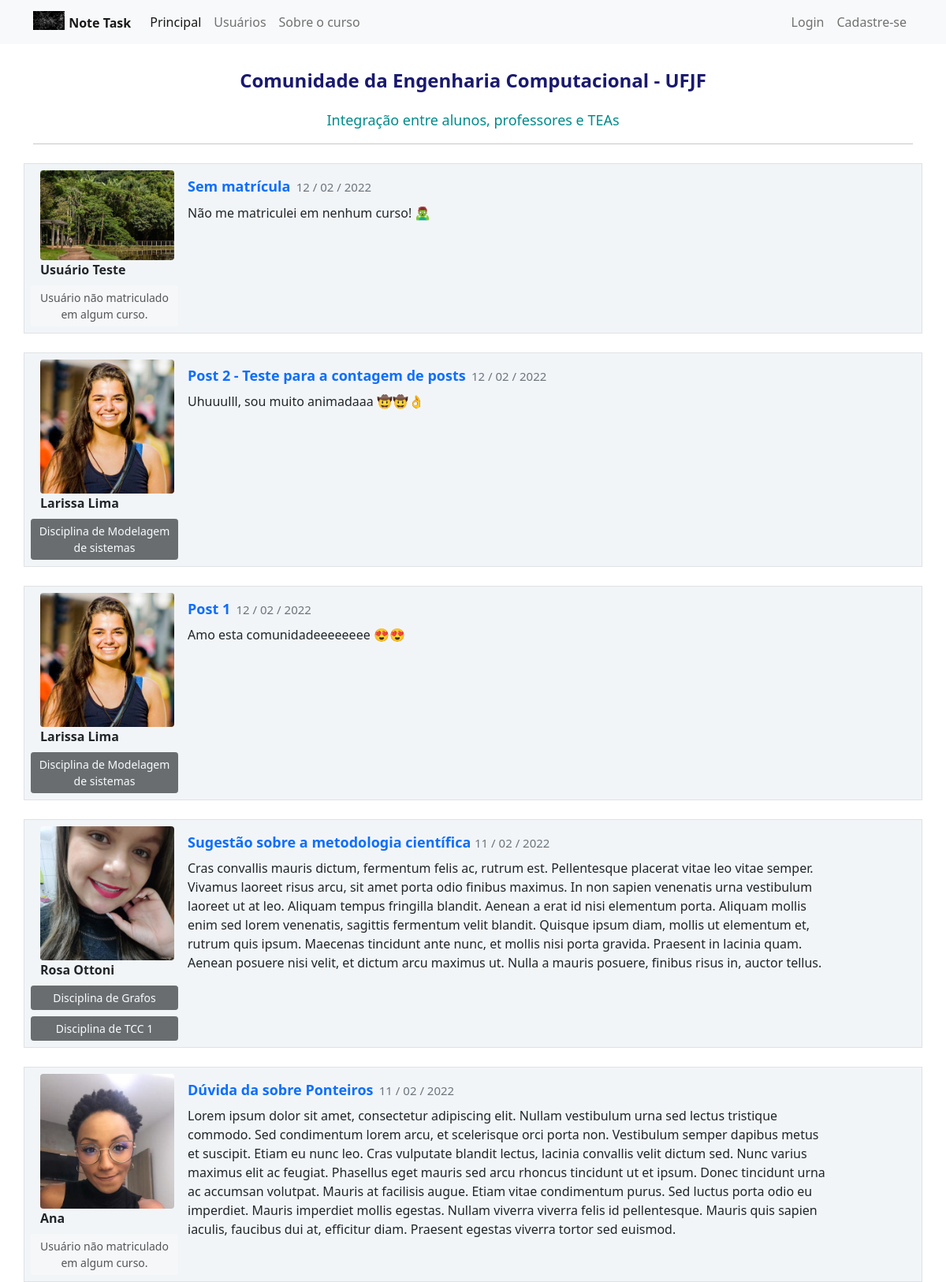
The page / on the database its author committed.
### general_system/models.py (models this page shows, shortened)
class Post(data_base.Model):
    id = data_base.Column(data_base.Integer, primary_key=True)
    title = data_base.Column(data_base.String, nullable=False)
    bory_text = data_base.Column(data_base.Text, nullable=False)
    date_create = data_base.Column(data_base.DateTime, nullable=False, default=datetime.utcnow)
    id_user = data_base.Column(data_base.Integer, data_base.ForeignKey('usuario.id'), nullable=False)

class Usuario(data_base.Model, UserMixin):
    id = data_base.Column(data_base.Integer, primary_key=True)
    username = data_base.Column(data_base.String, nullable=False)
    email = data_base.Column(data_base.String, nullable=False, unique=True)
    password = data_base.Column(data_base.String, nullable=False)
    perf_photo = data_base.Column(data_base.String, default='default.jpg')
    posts = data_base.relationship('Post', backref='autor', lazy=True)
    courses = data_base.Column(data_base.String, nullable=False, default='')

### general_system/routes.py (the view)
@app.route("/")
def home():
    posts = Post.query.order_by(Post.id.desc())
    return render_template('home.html', posts=posts)

### general_system/templates/home.html
{% extends 'base.html' %}
{% block bory %}
    <div class="container mt-3">
        <div align="center">
        <h1 style="color: midnightblue"><strong><font size="5">Comunidade da Engenharia Computacional - UFJF</font></strong></h1>
        <h2 style="color: darkcyan"><font size="4">Integração entre alunos, professores e TEAs</font></h2>
        <hr>
        </div>
        {% for post in posts %}
            <div class="row border mt-4 p-2 publications">
                <div class="col col-2">
                    <div class="image pe-3 "> <img src="{{url_for('static', filename='image_id_user/{}'.format(post.autor.perf_photo))}}" class="rounded" width="170"> </div>
                    <strong>{{ post.autor.username }}</strong>
                    <div class="row justify-content-center">
                        {% if 'Não Informado' in post.autor.courses or post.autor.courses == '' %}
                            <button type="button" class="btn btn-sm btn-light mt-2" disabled>Usuário não matriculado em algum curso.</button>
                        {% else %}
                            {% for course in post.autor.courses.split(';') %}
                                 <button type="button" class="btn btn-sm btn-dark mt-2" disabled>{{ course }}</button>
                            {% endfor %}
                        {% endif %}
                    </div>
                </div>
                <div class="col col-9">
                    <a style="text-decoration: none" href="{{ url_for('expose_post', post_id=post.id) }}">
                        <h3>
                            <strong> <font size="4">{{ post.title }}</font></strong>
                            <small class="text-muted" style="font-size: 15px">
                            {{ post.date_create.strftime('%d / %m / %Y')}}
                            </small>
                        </h3>
                    </a>
                    <p>{{ post.bory_text }}</p>
                </div>
            </div>
        {% endfor %}
    </div>
{% endblock %}

### general_system/static/main.css (style rules this page uses)
.publications { background: #f2f5f8 !important; }

### rows shown on the page
Post: perf_photo (picture), autor.username "Usuário Teste", shows "Usuário não matriculado em algum curso.", title "Sem matrícula", date_create "12 / 02 / 2022", bory_text "Não me matriculei em nenhum curso! 🧟‍♂️"
Post: perf_photo (picture), autor.username "Larissa Lima", title "Post 2 - Teste para a contagem de posts", date_create "12 / 02 / 2022", bory_text "Uhuuulll, sou muito animadaaa 🤠🤠👌"
Usuario: courses "Disciplina de Modelagem de sistemas"
Post: perf_photo (picture), autor.username "Larissa Lima", title "Post 1", date_create "12 / 02 / 2022", bory_text "Amo esta comunidadeeeeeeee 😍😍"
Post: perf_photo (picture), autor.username "Rosa Ottoni", course "Disciplina de Grafos" "Disciplina de TCC 1", title "Sugestão sobre a metodologia científica", date_create "11 / 02 / 2022", bory_text "Cras convallis mauris dictum, fermentum felis ac, rutrum est. Pellentesque placerat vitae leo vitae semper. Vivamus laoreet risus arcu, sit amet porta odio finibus maximus. In non sapien venenatis urna vestibulum laoreet ut at leo. Aliquam tempus fringilla blandit. Aenean a erat id nisi elementum porta. Aliquam mollis enim sed lorem venenatis, sagittis fermentum velit blandit. Quisque ipsum diam, mollis ut elementum et, rutrum quis ipsum. Maecenas tincidunt ante nunc, et mollis nisi porta gravida. Praesent in lacinia quam. Aenean posuere nisi velit, et dictum arcu maximus ut. Nulla a mauris posuere, finibus risus in, auctor tellus."
Post: perf_photo (picture), autor.username "Ana", shows "Usuário não matriculado em algum curso.", title "Dúvida da sobre Ponteiros", date_create "11 / 02 / 2022", bory_text "Lorem ipsum dolor sit amet, consectetur adipiscing elit. Nullam vestibulum urna sed lectus tristique commodo. Sed condimentum lorem arcu, et scelerisque orci porta non. Vestibulum semper dapibus metus et suscipit. Etiam eu nunc leo. Cras vulputate blandit lectus, lacinia convallis velit dictum sed. Nunc varius maximus elit ac feugiat. Phasellus eget mauris sed arcu rhoncus tincidunt ut et ipsum. Donec tincidunt urna ac accumsan volutpat. Mauris at facilisis augue. Etiam vitae condimentum purus. Sed luctus porta odio eu imperdiet. Mauris imperdiet mollis egestas. Nullam viverra viverra felis id pellentesque. Mauris quis sapien iaculis, faucibus dui at, efficitur diam. Praesent egestas…"
